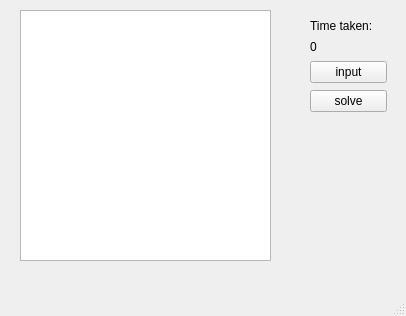
<?xml version="1.0" encoding="UTF-8"?>
<ui version="4.0">
 <class>MainWindow</class>
 <widget class="QMainWindow" name="MainWindow">
  <property name="geometry">
   <rect>
    <x>0</x>
    <y>0</y>
    <width>406</width>
    <height>316</height>
   </rect>
  </property>
  <property name="windowTitle">
   <string>MainWindow</string>
  </property>
  <widget class="QWidget" name="centralwidget">
   <widget class="QLabel" name="label">
    <property name="geometry">
     <rect>
      <x>310</x>
      <y>10</y>
      <width>81</width>
      <height>31</height>
     </rect>
    </property>
    <property name="text">
     <string>Time taken:</string>
    </property>
   </widget>
   <widget class="QLabel" name="time">
    <property name="geometry">
     <rect>
      <x>310</x>
      <y>40</y>
      <width>149</width>
      <height>14</height>
     </rect>
    </property>
    <property name="text">
     <string>0</string>
    </property>
   </widget>
   <widget class="QWidget" name="layoutWidget">
    <property name="geometry">
     <rect>
      <x>310</x>
      <y>60</y>
      <width>77</width>
      <height>54</height>
     </rect>
    </property>
    <layout class="QVBoxLayout" name="verticalLayout_2">
     <item>
      <widget class="QPushButton" name="pushButton">
       <property name="text">
        <string>input</string>
       </property>
      </widget>
     </item>
     <item>
      <widget class="QPushButton" name="pushButton_2">
       <property name="text">
        <string>solve</string>
       </property>
      </widget>
     </item>
    </layout>
   </widget>
   <widget class="QPlainTextEdit" name="plainTextEdit">
    <property name="geometry">
     <rect>
      <x>20</x>
      <y>10</y>
      <width>251</width>
      <height>251</height>
     </rect>
    </property>
   </widget>
  </widget>
  <widget class="QMenuBar" name="menubar">
   <property name="geometry">
    <rect>
     <x>0</x>
     <y>0</y>
     <width>406</width>
     <height>21</height>
    </rect>
   </property>
  </widget>
  <widget class="QStatusBar" name="statusbar"/>
 </widget>
 <resources/>
 <connections/>
</ui>
